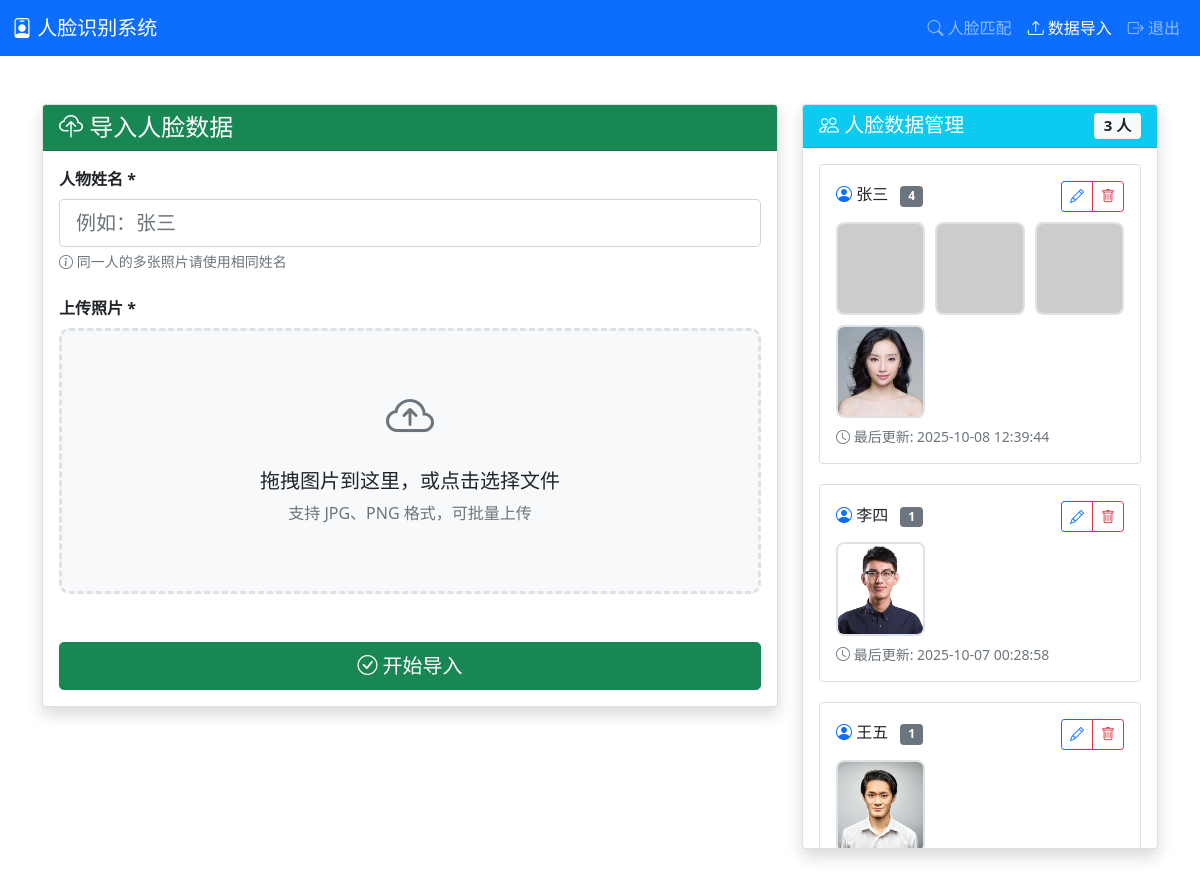
Screenshot of /import (signed in) with the database file from the repository.
### app/models.py (models this page shows)
class Person(db.Model):
    id = db.Column(db.Integer, primary_key=True)
    name = db.Column(db.String(100), nullable=False)
    image_url = db.Column(db.String(500), nullable=False)
    feature_vector = db.Column(db.PickleType)  # 存储特征向量
    created_at = db.Column(db.DateTime, default=datetime.utcnow)

### app/routes.py (the view, shortened to what this page needs)
@bp.route('/import', methods=['GET', 'POST'])
@login_required
def import_data():
    persons = Person.query.order_by(Person.name, Person.created_at.desc()).all()
    person_dict = {}
    for p in persons:
        if p.name not in person_dict:
            person_dict[p.name] = {
                'name': p.name,
                'count': 0,
                'images': []
            }
        person_dict[p.name]['count'] += 1
        person_dict[p.name]['images'].append({
            'id': p.id,
            'image_url': p.image_url,
            'created_at': p.created_at.strftime('%Y-%m-%d %H:%M:%S')
        })
    person_list = sorted(person_dict.values(), key=lambda x: x['count'], reverse=True)
    return render_template('import.html', person_list=person_list)

### templates/import.html (shortened to what this page needs)
<!DOCTYPE html>
<html lang="zh-CN">
<head>
    <link href="https://cdn.jsdelivr.net/npm/bootstrap@5.1.3/dist/css/bootstrap.min.css" rel="stylesheet">
    <link href="https://cdn.jsdelivr.net/npm/bootstrap-icons@1.8.0/font/bootstrap-icons.css" rel="stylesheet">
</head>
<body>
    <nav class="navbar navbar-expand-lg navbar-dark bg-primary">
        <div class="container-fluid">
            <a class="navbar-brand" href="#">
                <i class="bi bi-person-badge"></i> 人脸识别系统
            </a>
            <div class="navbar-nav ms-auto">
                <a class="nav-link" href="{{ url_for('main.match') }}">
                    <i class="bi bi-search"></i> 人脸匹配
                </a>
                <a class="nav-link active" href="{{ url_for('main.import_data') }}">
                    <i class="bi bi-upload"></i> 数据导入
                </a>
                <a class="nav-link" href="{{ url_for('main.logout') }}">
                    <i class="bi bi-box-arrow-right"></i> 退出
                </a>
            </div>
        </div>
    </nav>
    <div class="container mt-5">
        <div class="row">
            <div class="col-lg-8">
                <div class="card shadow">
                    <div class="card-header bg-success text-white">
                        <h4 class="mb-0"><i class="bi bi-cloud-upload"></i> 导入人脸数据</h4>
                    </div>
                    <div class="card-body">
                        <form id="importForm" enctype="multipart/form-data">
                            <div class="mb-4">
                                <label class="form-label fw-bold">人物姓名 *</label>
                                <input type="text" class="form-control form-control-lg"
                                       id="personName" name="person_name"
                                       placeholder="例如：张三" required>
                                <div class="form-text">
                                    <i class="bi bi-info-circle"></i>
                                    同一人的多张照片请使用相同姓名
                                </div>
                            </div>
                            <div class="mb-4">
                                <label class="form-label fw-bold">上传照片 *</label>
                                <div class="upload-zone" id="uploadZone">
                                    <i class="bi bi-cloud-arrow-up" style="font-size: 48px; color: #6c757d;"></i>
                                    <h5 class="mt-3">拖拽图片到这里，或点击选择文件</h5>
                                    <p class="text-muted">支持 JPG、PNG 格式，可批量上传</p>
                                </div>
                            </div>
                            <div class="d-grid gap-2 mt-4">
                                <button type="submit" class="btn btn-success btn-lg" id="submitBtn">
                                    <i class="bi bi-check-circle"></i> 开始导入
                                </button>
                            </div>
                        </form>
                    </div>
                </div>
            </div>
            <div class="col-lg-4">
                <div class="card shadow">
                    <div class="card-header bg-info text-white">
                        <h5 class="mb-0">
                            <i class="bi bi-people"></i> 人脸数据管理
                            <span class="badge bg-light text-dark float-end">
                                {{ person_list|length }} 人
                            </span>
                        </h5>
                    </div>
                    <div class="card-body" style="max-height: 700px; overflow-y: auto;">
                        {% if person_list %}
                            {% for person in person_list %}
                            <div class="person-card card" data-person-name="{{ person.name }}">
                                <div class="card-body">
                                    <div class="person-header mb-2">
                                        <div class="person-name-display">
                                            <h6 class="mb-0">
                                                <i class="bi bi-person-circle text-primary"></i>
                                                <span class="person-name-text">{{ person.name }}</span>
                                                <span class="badge bg-secondary ms-2">{{ person.count }}</span>
                                            </h6>
                                        </div>
                                        <div class="btn-group btn-group-sm">
                                            <button class="btn btn-outline-primary btn-edit-name"
                                                    title="编辑姓名"
                                                    onclick="editPersonName('{{ person.name }}')">
                                                <i class="bi bi-pencil"></i>
                                            </button>
                                            <button class="btn btn-outline-danger btn-delete-all"
                                                    title="删除所有"
                                                    onclick="deleteAllPersonImages('{{ person.name }}', {{ person.count }})">
                                                <i class="bi bi-trash"></i>
                                            </button>
                                        </div>
                                    </div>
                                    <div class="image-grid">
                                        {% for image in person.images %}
                                        <div class="image-item" data-image-id="{{ image.id }}">
                                            <img src="/{{ image.image_url }}"
                                                 alt="{{ person.name }}"
                                                 onerror="this.src='https://via.placeholder.com/80?text=Error'">
                                        </div>
                                        {% endfor %}
                                    </div>
                                    <div class="text-muted small mt-2">
                                        <i class="bi bi-clock"></i>
                                        最后更新: {{ person.images[0].created_at if person.images else '' }}
                                    </div>
                                </div>
                            </div>
                            {% endfor %}
                        {% else %}
                            <div class="text-center text-muted py-5">
                                <i class="bi bi-inbox" style="font-size: 48px;"></i>
                                <p class="mt-3">暂无数据</p>
                                <p class="small">请从左侧导入人脸数据</p>
                            </div>
                        {% endif %}
                    </div>
                </div>
            </div>
        </div>
    </div>
</body>
</html>

### templates/import.html (style rules this page uses)
.upload-zone { border: 3px dashed #dee2e6; border-radius: 10px; padding: 50px; text-align: center; cursor: pointer; transition: all 0.3s; background-color: #f8f9fa; }
.person-card { transition: transform 0.2s; margin-bottom: 20px; }
.image-grid { display: grid; grid-template-columns: repeat(auto-fill, minmax(80px, 1fr)); gap: 10px; margin-top: 10px; }
.image-item { position: relative; width: 100%; padding-top: 100%; border-radius: 8px; overflow: hidden; border: 2px solid #dee2e6; }
.image-item img { position: absolute; top: 0; left: 0; width: 100%; height: 100%; object-fit: cover; }
.person-header { display: flex; justify-content: space-between; align-items: center; }

### rows the page displays
Person: name "张三", count "4", created_at "2025-10-08 12:39:44"
Person: image_url (picture)
Person: name "李四", count "1", image_url (picture), created_at "2025-10-07 00:28:58"
Person: name "王五", count "1", image_url (picture)

### other values shown
{{ person_list|length }} "3"
